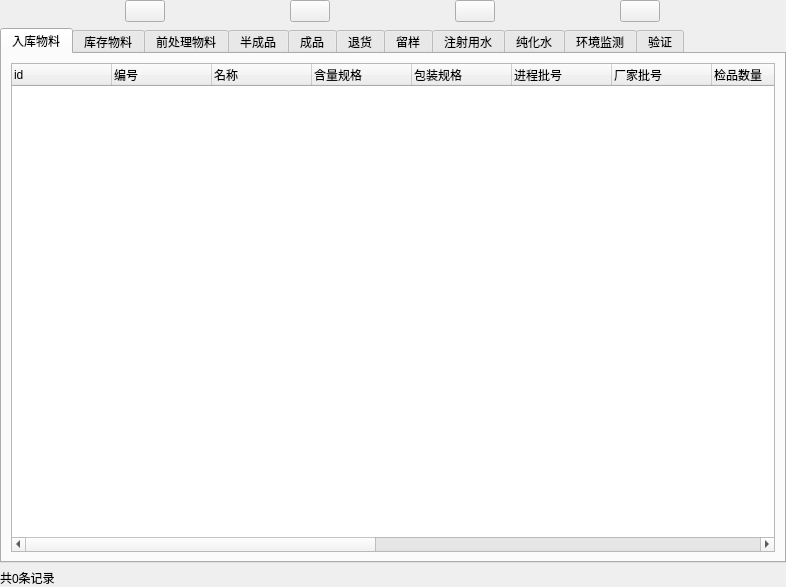
<?xml version="1.0" encoding="UTF-8"?>
<ui version="4.0">
 <class>Form</class>
 <widget class="QWidget" name="Form">
  <property name="geometry">
   <rect>
    <x>0</x>
    <y>0</y>
    <width>786</width>
    <height>587</height>
   </rect>
  </property>
  <property name="windowTitle">
   <string>Form</string>
  </property>
  <layout class="QGridLayout" name="gridLayout">
   <property name="leftMargin">
    <number>0</number>
   </property>
   <property name="topMargin">
    <number>0</number>
   </property>
   <property name="rightMargin">
    <number>0</number>
   </property>
   <property name="bottomMargin">
    <number>0</number>
   </property>
   <item row="2" column="0">
    <layout class="QHBoxLayout" name="horizontalLayout">
     <property name="spacing">
      <number>0</number>
     </property>
     <property name="sizeConstraint">
      <enum>QLayout::SetDefaultConstraint</enum>
     </property>
     <item>
      <widget class="QPushButton" name="refreshButton">
       <property name="sizePolicy">
        <sizepolicy hsizetype="Fixed" vsizetype="Fixed">
         <horstretch>0</horstretch>
         <verstretch>0</verstretch>
        </sizepolicy>
       </property>
       <property name="toolTip">
        <string>&lt;html&gt;&lt;head/&gt;&lt;body&gt;&lt;p&gt;刷新&lt;/p&gt;&lt;/body&gt;&lt;/html&gt;</string>
       </property>
       <property name="styleSheet">
        <string notr="true"/>
       </property>
       <property name="text">
        <string/>
       </property>
       <property name="icon">
        <iconset resource="../../stuff/views/stuffimages.qrc">
         <normaloff>:/logo/images/refresh.png</normaloff>:/logo/images/refresh.png</iconset>
       </property>
       <property name="iconSize">
        <size>
         <width>30</width>
         <height>30</height>
        </size>
       </property>
      </widget>
     </item>
     <item>
      <widget class="QPushButton" name="queryButton">
       <property name="sizePolicy">
        <sizepolicy hsizetype="Fixed" vsizetype="Fixed">
         <horstretch>0</horstretch>
         <verstretch>0</verstretch>
        </sizepolicy>
       </property>
       <property name="toolTip">
        <string>&lt;html&gt;&lt;head/&gt;&lt;body&gt;&lt;p&gt;查询记录&lt;/p&gt;&lt;/body&gt;&lt;/html&gt;</string>
       </property>
       <property name="text">
        <string/>
       </property>
       <property name="icon">
        <iconset resource="../../stuff/views/stuffimages.qrc">
         <normaloff>:/logo/images/query.png</normaloff>:/logo/images/query.png</iconset>
       </property>
       <property name="iconSize">
        <size>
         <width>30</width>
         <height>30</height>
        </size>
       </property>
      </widget>
     </item>
     <item>
      <widget class="QPushButton" name="recordButton">
       <property name="sizePolicy">
        <sizepolicy hsizetype="Fixed" vsizetype="Fixed">
         <horstretch>0</horstretch>
         <verstretch>0</verstretch>
        </sizepolicy>
       </property>
       <property name="toolTip">
        <string>&lt;html&gt;&lt;head/&gt;&lt;body&gt;&lt;p&gt;查看记录&lt;/p&gt;&lt;/body&gt;&lt;/html&gt;</string>
       </property>
       <property name="text">
        <string/>
       </property>
       <property name="icon">
        <iconset resource="../../stuff/views/stuffimages.qrc">
         <normaloff>:/logo/images/record.png</normaloff>:/logo/images/record.png</iconset>
       </property>
       <property name="iconSize">
        <size>
         <width>30</width>
         <height>30</height>
        </size>
       </property>
      </widget>
     </item>
     <item>
      <widget class="QPushButton" name="printerButton">
       <property name="sizePolicy">
        <sizepolicy hsizetype="Fixed" vsizetype="Fixed">
         <horstretch>0</horstretch>
         <verstretch>0</verstretch>
        </sizepolicy>
       </property>
       <property name="toolTip">
        <string>&lt;html&gt;&lt;head/&gt;&lt;body&gt;&lt;p&gt;打印&lt;/p&gt;&lt;/body&gt;&lt;/html&gt;</string>
       </property>
       <property name="text">
        <string/>
       </property>
       <property name="icon">
        <iconset resource="../../stuff/views/stuffimages.qrc">
         <normaloff>:/logo/images/printer.png</normaloff>:/logo/images/printer.png</iconset>
       </property>
       <property name="iconSize">
        <size>
         <width>30</width>
         <height>30</height>
        </size>
       </property>
      </widget>
     </item>
    </layout>
   </item>
   <item row="4" column="0">
    <widget class="QLabel" name="countlabel">
     <property name="text">
      <string>共0条记录</string>
     </property>
    </widget>
   </item>
   <item row="3" column="0">
    <widget class="QTabWidget" name="tabWidget">
     <property name="currentIndex">
      <number>0</number>
     </property>
     <widget class="QWidget" name="tab_0">
      <attribute name="title">
       <string>入库物料</string>
      </attribute>
      <layout class="QGridLayout" name="gridLayout_2">
       <item row="0" column="0">
        <widget class="QTreeWidget" name="treeWidget_labrecords">
         <property name="sizePolicy">
          <sizepolicy hsizetype="Expanding" vsizetype="Expanding">
           <horstretch>12</horstretch>
           <verstretch>15</verstretch>
          </sizepolicy>
         </property>
         <property name="selectionMode">
          <enum>QAbstractItemView::ExtendedSelection</enum>
         </property>
         <column>
          <property name="text">
           <string>id</string>
          </property>
         </column>
         <column>
          <property name="text">
           <string>编号</string>
          </property>
         </column>
         <column>
          <property name="text">
           <string>名称</string>
          </property>
         </column>
         <column>
          <property name="text">
           <string>含量规格</string>
          </property>
         </column>
         <column>
          <property name="text">
           <string>包装规格</string>
          </property>
         </column>
         <column>
          <property name="text">
           <string>进程批号</string>
          </property>
         </column>
         <column>
          <property name="text">
           <string>厂家批号</string>
          </property>
         </column>
         <column>
          <property name="text">
           <string>检品数量</string>
          </property>
         </column>
         <column>
          <property name="text">
           <string>样品数量</string>
          </property>
         </column>
         <column>
          <property name="text">
           <string>样品来源</string>
          </property>
         </column>
         <column>
          <property name="text">
           <string>请验人</string>
          </property>
         </column>
         <column>
          <property name="text">
           <string>请验时间</string>
          </property>
         </column>
         <column>
          <property name="text">
           <string>请验备注</string>
          </property>
         </column>
         <column>
          <property name="text">
           <string>取样时间</string>
          </property>
         </column>
         <column>
          <property name="text">
           <string>取样人</string>
          </property>
         </column>
         <column>
          <property name="text">
           <string>取样备注</string>
          </property>
         </column>
        </widget>
       </item>
      </layout>
     </widget>
     <widget class="QWidget" name="tab_1">
      <attribute name="title">
       <string>库存物料</string>
      </attribute>
     </widget>
     <widget class="QWidget" name="tab_2">
      <attribute name="title">
       <string>前处理物料</string>
      </attribute>
     </widget>
     <widget class="QWidget" name="tab_3">
      <attribute name="title">
       <string>半成品</string>
      </attribute>
     </widget>
     <widget class="QWidget" name="tab_4">
      <attribute name="title">
       <string>成品</string>
      </attribute>
     </widget>
     <widget class="QWidget" name="tab_5">
      <attribute name="title">
       <string>退货</string>
      </attribute>
     </widget>
     <widget class="QWidget" name="tab_6">
      <attribute name="title">
       <string>留样</string>
      </attribute>
     </widget>
     <widget class="QWidget" name="tab_7">
      <attribute name="title">
       <string>注射用水</string>
      </attribute>
     </widget>
     <widget class="QWidget" name="tab_8">
      <attribute name="title">
       <string>纯化水</string>
      </attribute>
     </widget>
     <widget class="QWidget" name="tab_9">
      <attribute name="title">
       <string>环境监测</string>
      </attribute>
     </widget>
     <widget class="QWidget" name="tab_10">
      <attribute name="title">
       <string>验证</string>
      </attribute>
     </widget>
    </widget>
   </item>
  </layout>
 </widget>
 <resources>
  <include location="../../stuff/views/stuffimages.qrc"/>
 </resources>
 <connections/>
</ui>
